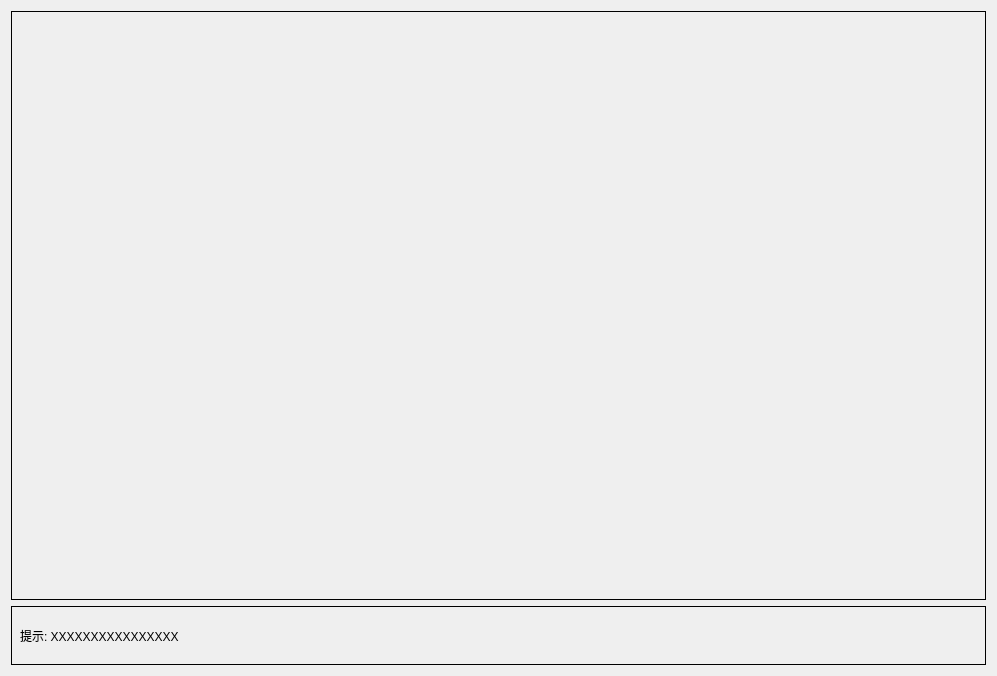
<?xml version="1.0" encoding="UTF-8"?>
<ui version="4.0">
 <class>PageMain</class>
 <widget class="QWidget" name="PageMain">
  <property name="geometry">
   <rect>
    <x>0</x>
    <y>0</y>
    <width>997</width>
    <height>676</height>
   </rect>
  </property>
  <property name="windowTitle">
   <string>Form</string>
  </property>
  <layout class="QVBoxLayout" name="verticalLayout" stretch="10,1">
   <item>
    <widget class="QWidget" name="mainInfoWidget" native="true">
     <property name="styleSheet">
      <string notr="true">QWidget#mainInfoWidget{
border: 1px solid black;
}</string>
     </property>
     <layout class="QVBoxLayout" name="verticalLayout_2" stretch="2,8">
      <property name="spacing">
       <number>0</number>
      </property>
      <property name="leftMargin">
       <number>0</number>
      </property>
      <property name="topMargin">
       <number>0</number>
      </property>
      <property name="rightMargin">
       <number>0</number>
      </property>
      <property name="bottomMargin">
       <number>0</number>
      </property>
      <item>
       <widget class="OperationGuide" name="operationGuide" native="true"/>
      </item>
      <item>
       <widget class="MachineInfo" name="SystemMachineInfo" native="true"/>
      </item>
     </layout>
    </widget>
   </item>
   <item>
    <widget class="QWidget" name="tipsWidget" native="true">
     <property name="styleSheet">
      <string notr="true">QWidget#tipsWidget{
border: 1px solid black;
}</string>
     </property>
     <layout class="QHBoxLayout" name="horizontalLayout">
      <item>
       <widget class="QLabel" name="label">
        <property name="styleSheet">
         <string notr="true">font: 26pt &quot;Arial&quot;;</string>
        </property>
        <property name="text">
         <string>提示: XXXXXXXXXXXXXXXX</string>
        </property>
       </widget>
      </item>
     </layout>
    </widget>
   </item>
  </layout>
 </widget>
 <customwidgets>
  <customwidget>
   <class>OperationGuide</class>
   <extends>QWidget</extends>
   <header location="global">OperationGuide.h</header>
   <container>1</container>
  </customwidget>
  <customwidget>
   <class>MachineInfo</class>
   <extends>QWidget</extends>
   <header location="global">MachineInfo.h</header>
   <container>1</container>
  </customwidget>
 </customwidgets>
 <resources/>
 <connections/>
</ui>
